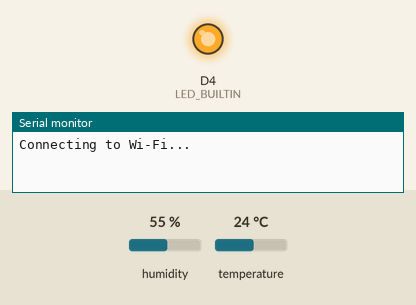
Recording of a program running on a simulated ESP8266 (Wemos D1 mini). Shown: output pins drawn as LEDs (lit = HIGH, except the on-board LED, lit = LOW), the last lines printed to the serial monitor. Inputs (shaded band) come from the test bench; at power-on: humidity 55 %, temperature 24 °C. WiFi joins after 1.5 s; servers stay silent unless stated; no MQTT or app messages arrive unless stated.

Above: at 0.1 s.
At 1.6 s:
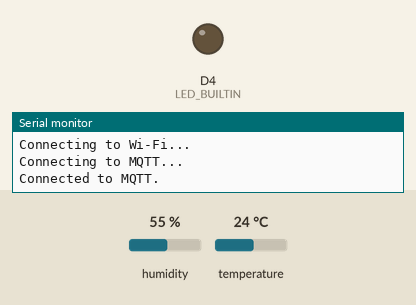
Timing chart, 0 to 3.1 s (numbered marks = the images above):
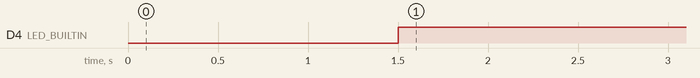

The program:

main.cpp
```cpp
#include <AsyncMqttClient.h>
#include <ESP8266WiFi.h>
#include <Ticker.h>
#include <DHTesp.h>
#include "config.h"

AsyncMqttClient mqttClient;
Ticker mqttReconnectTimer;

WiFiEventHandler wifiConnectHandler;
WiFiEventHandler wifiDisconnectHandler;
Ticker wifiReconnectTimer;

DHTesp dht;

unsigned long lastTime = millis();

uint8_t readIteration = 0;
int16_t tSum = 0;
uint16_t hSum = 0;

void sendData() {
    double t = tSum / (config::SENSOR_READ_COUNT * 1.0);
    double h = hSum / (config::SENSOR_READ_COUNT * 1.0);

    mqttClient.publish("variable/kitchen-air_temperature", 0, false, String(t, 1).c_str());
    mqttClient.publish("variable/kitchen-air_humidity", 0, false, String(h).c_str());

    Serial.print("Sent. T: ");
    Serial.print(t);
    Serial.print(", h: ");
    Serial.println(h);
}

void readSensor() {
    auto t = (int16_t) dht.getTemperature();
    auto h = (uint16_t) dht.getHumidity();

    if (dht.getStatus() == DHTesp::ERROR_NONE) {
        readIteration++;

        Serial.print("[");
        Serial.print(readIteration);
        Serial.print("] T: ");
        Serial.print(t);
        Serial.print(", h: ");
        Serial.println(h);

        tSum += t;
        hSum += h;

        if (readIteration == config::SENSOR_READ_COUNT) {
            sendData();

            readIteration = 0;
            tSum = 0;
            hSum = 0;
        }
    } else {
        Serial.print(F("Error reading sensor: "));
        Serial.println(dht.getStatusString());
    }
}

void connectToWifi() {
    Serial.println(F("Connecting to Wi-Fi..."));
    WiFi.begin(config::WIFI_SSID, config::WIFI_PASSWORD);
}

void connectToMqtt() {
    Serial.println(F("Connecting to MQTT..."));
    mqttClient.connect();
}

void onWifiConnect(const WiFiEventStationModeGotIP &) {
    connectToMqtt();
}

void onWifiDisconnect(const WiFiEventStationModeDisconnected &event) {
    Serial.print(F("Disconnected from Wi-Fi: "));
    Serial.println(event.reason);
    digitalWrite(LED_BUILTIN, LOW);

    mqttReconnectTimer.detach();
    wifiReconnectTimer.once(2, connectToWifi);
}

void onMqttConnect(bool) {
    Serial.println(F("Connected to MQTT."));
    digitalWrite(LED_BUILTIN, HIGH);
}

void onMqttDisconnect(AsyncMqttClientDisconnectReason reason) {
    Serial.print(F("Disconnected from MQTT. Reason: "));
    Serial.println((int) reason);

    digitalWrite(LED_BUILTIN, LOW);

    if (WiFi.isConnected()) {
        mqttReconnectTimer.once(2, connectToMqtt);
    }
}

void setup() {
    pinMode(LED_BUILTIN, OUTPUT);

    digitalWrite(LED_BUILTIN, LOW);

    Serial.begin(115200);
    Serial.println();
    Serial.println();

    wifiConnectHandler = WiFi.onStationModeGotIP(onWifiConnect);
    wifiDisconnectHandler = WiFi.onStationModeDisconnected(onWifiDisconnect);

    mqttClient.onConnect(onMqttConnect);
    mqttClient.onDisconnect(onMqttDisconnect);
    mqttClient.setServer(config::MQTT_HOST, config::MQTT_PORT);
    mqttClient.setClientId(config::MQTT_ID);
    mqttClient.setCredentials("device", config::MQTT_PASSWORD);

    connectToWifi();

    dht.setup(config::DHT_PIN, DHTesp::DHT11);
}

void loop() {
    unsigned long time = millis();

    if (time - lastTime >= config::SENSOR_READ_INTERVAL * 1000) {
        readSensor();

        lastTime = time;
    }
}
```

config.h
```cpp
#ifndef ROOM1_SECONDARY_LIGHT_CONFIG_H
#define ROOM1_SECONDARY_LIGHT_CONFIG_H

#include <Arduino.h>

namespace config {
    const char WIFI_SSID[] = "Solomaha";
    const char WIFI_PASSWORD[] = "solomakha21";

    const auto MQTT_HOST = IPAddress(192, 168, 1, 230);
    const uint16_t MQTT_PORT = 1883;
    const char MQTT_ID[] = "kitchen-table";
    const char MQTT_PASSWORD[] = "fsdknmjhdfeukit876n23nt86c231t86n7ixr32tb";

    const uint8_t DHT_PIN = D3;

    const uint8_t SENSOR_READ_INTERVAL = 36;
    const uint8_t SENSOR_READ_COUNT = 5;
}

#endif
```

Measured:
- by itself, D4 (LED_BUILTIN): LOW → HIGH at 1.5 s
